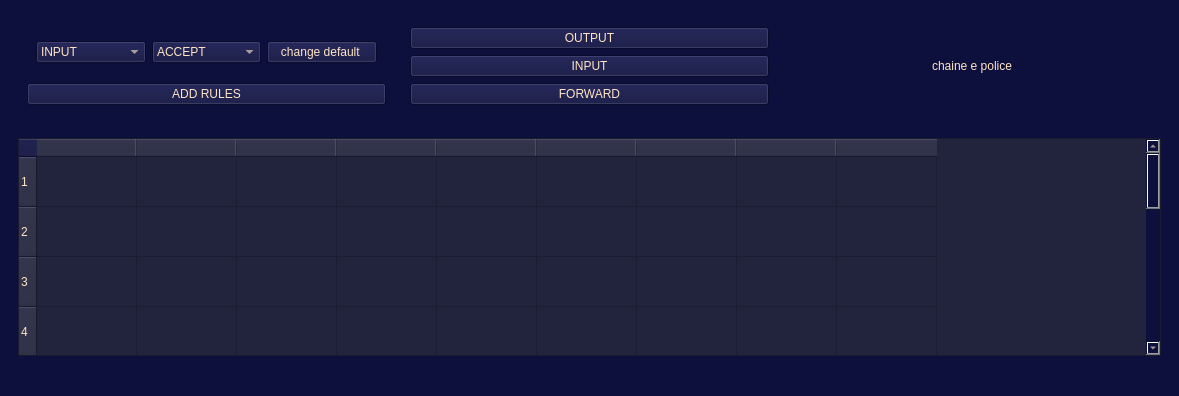
<?xml version="1.0" encoding="UTF-8"?>
<ui version="4.0">
 <class>MainWindow</class>
 <widget class="QMainWindow" name="MainWindow">
  <property name="geometry">
   <rect>
    <x>0</x>
    <y>0</y>
    <width>1179</width>
    <height>396</height>
   </rect>
  </property>
  <property name="windowTitle">
   <string>MainWindow</string>
  </property>
  <property name="styleSheet">
   <string notr="true">background-color:#0D0F3D;
color:bisque;</string>
  </property>
  <widget class="QWidget" name="centralwidget">
   <layout class="QVBoxLayout" name="verticalLayout_2">
    <item>
     <widget class="QWidget" name="widget_3" native="true">
      <layout class="QHBoxLayout" name="horizontalLayout_2">
       <item>
        <widget class="QWidget" name="widget_4" native="true">
         <layout class="QVBoxLayout" name="verticalLayout_4">
          <item>
           <widget class="QWidget" name="widget_6" native="true">
            <layout class="QHBoxLayout" name="horizontalLayout_3">
             <item>
              <widget class="QComboBox" name="comboBox_2">
               <item>
                <property name="text">
                 <string>INPUT</string>
                </property>
               </item>
               <item>
                <property name="text">
                 <string>OUTPUT</string>
                </property>
               </item>
               <item>
                <property name="text">
                 <string>FORWARD</string>
                </property>
               </item>
              </widget>
             </item>
             <item>
              <widget class="QComboBox" name="comboBox">
               <item>
                <property name="text">
                 <string>ACCEPT</string>
                </property>
               </item>
               <item>
                <property name="text">
                 <string>DROP</string>
                </property>
               </item>
              </widget>
             </item>
             <item>
              <widget class="QPushButton" name="pushButton_5">
               <property name="text">
                <string>change default </string>
               </property>
              </widget>
             </item>
            </layout>
           </widget>
          </item>
          <item>
           <widget class="QPushButton" name="pushButton_4">
            <property name="text">
             <string>ADD RULES</string>
            </property>
           </widget>
          </item>
         </layout>
        </widget>
       </item>
       <item>
        <widget class="QWidget" name="widget" native="true">
         <layout class="QVBoxLayout" name="verticalLayout_6">
          <item>
           <widget class="QPushButton" name="pushButton_3">
            <property name="text">
             <string>OUTPUT</string>
            </property>
           </widget>
          </item>
          <item>
           <widget class="QPushButton" name="pushButton">
            <property name="text">
             <string>INPUT</string>
            </property>
           </widget>
          </item>
          <item>
           <widget class="QPushButton" name="pushButton_2">
            <property name="text">
             <string>FORWARD</string>
            </property>
           </widget>
          </item>
         </layout>
        </widget>
       </item>
       <item>
        <widget class="QWidget" name="widget_2" native="true">
         <layout class="QVBoxLayout" name="verticalLayout_5">
          <item alignment="Qt::AlignHCenter">
           <widget class="QLabel" name="label_2">
            <property name="text">
             <string>chaine e police</string>
            </property>
           </widget>
          </item>
         </layout>
        </widget>
       </item>
      </layout>
     </widget>
    </item>
    <item>
     <widget class="QWidget" name="widget_5" native="true">
      <layout class="QVBoxLayout" name="verticalLayout_3">
       <item>
        <widget class="QTableWidget" name="tableWidget">
         <property name="maximumSize">
          <size>
           <width>1181</width>
           <height>561</height>
          </size>
         </property>
         <property name="styleSheet">
          <string notr="true">background-color: #22233D;</string>
         </property>
         <property name="editTriggers">
          <set>QAbstractItemView::NoEditTriggers</set>
         </property>
         <property name="rowCount">
          <number>10</number>
         </property>
         <attribute name="horizontalHeaderMinimumSectionSize">
          <number>60</number>
         </attribute>
         <attribute name="verticalHeaderMinimumSectionSize">
          <number>50</number>
         </attribute>
         <attribute name="verticalHeaderDefaultSectionSize">
          <number>50</number>
         </attribute>
         <row/>
         <row/>
         <row/>
         <row/>
         <row/>
         <row/>
         <row/>
         <row/>
         <row/>
         <row/>
         <column>
          <property name="text">
           <string notr="true"/>
          </property>
         </column>
         <column>
          <property name="text">
           <string/>
          </property>
         </column>
         <column>
          <property name="text">
           <string/>
          </property>
         </column>
         <column>
          <property name="text">
           <string/>
          </property>
         </column>
         <column>
          <property name="text">
           <string/>
          </property>
         </column>
         <column>
          <property name="text">
           <string/>
          </property>
         </column>
         <column>
          <property name="text">
           <string/>
          </property>
         </column>
         <column>
          <property name="text">
           <string/>
          </property>
         </column>
         <column>
          <property name="text">
           <string/>
          </property>
         </column>
        </widget>
       </item>
      </layout>
     </widget>
    </item>
   </layout>
  </widget>
  <widget class="QMenuBar" name="menubar">
   <property name="geometry">
    <rect>
     <x>0</x>
     <y>0</y>
     <width>1179</width>
     <height>24</height>
    </rect>
   </property>
  </widget>
  <widget class="QStatusBar" name="statusbar"/>
 </widget>
 <resources/>
 <connections/>
</ui>
